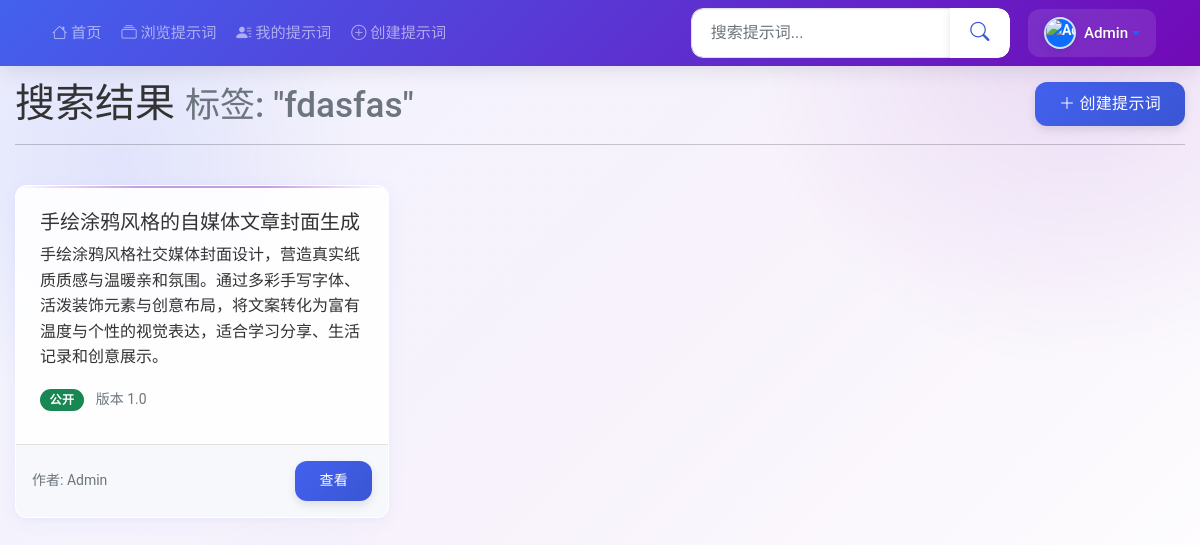
/search?tag=fdasfas (signed in), run on the app's committed database.
### tables this page shows
CREATE TABLE users (
            id INTEGER PRIMARY KEY AUTOINCREMENT,
            username TEXT UNIQUE NOT NULL,
            email TEXT UNIQUE NOT NULL,
            password_hash TEXT NOT NULL,
            is_admin BOOLEAN DEFAULT 0,
            is_banned BOOLEAN DEFAULT 0,
            created_at TIMESTAMP DEFAULT CURRENT_TIMESTAMP
        , avatar_url TEXT);

CREATE TABLE tags (
            id INTEGER PRIMARY KEY AUTOINCREMENT,
            name TEXT UNIQUE NOT NULL,
            created_at TIMESTAMP DEFAULT CURRENT_TIMESTAMP
        );

CREATE TABLE prompts (
            id INTEGER PRIMARY KEY AUTOINCREMENT,
            title TEXT NOT NULL,
            content TEXT NOT NULL,
            description TEXT,
            version TEXT,
            cover_image TEXT,
            created_at TIMESTAMP DEFAULT CURRENT_TIMESTAMP,
            updated_at TIMESTAMP DEFAULT CURRENT_TIMESTAMP,
            user_id INTEGER NOT NULL,
            is_public BOOLEAN DEFAULT 0,
            view_count INTEGER DEFAULT 0,
            share_count INTEGER DEFAULT 0,
            _metadata TEXT,
            FOREIGN KEY (user_id) REFERENCES users (id)
        );

### simple_app.py (the view, shortened to what this page needs)
@app.route('/search')
def search():
    query = request.args.get('q', '')
    tag = request.args.get('tag', '')
    db = get_db()
    if 'user_id' in session:
        user_id = session['user_id']
        if query and tag:
            prompts = db.execute(
                'SELECT DISTINCT p.*, u.username FROM prompts p '
                'JOIN users u ON p.user_id = u.id '
                'JOIN tags_prompts tp ON p.id = tp.prompt_id '
                'JOIN tags t ON tp.tag_id = t.id '
                'WHERE (p.is_public = 1 OR p.user_id = ?) AND t.name = ? '
                'AND (p.title LIKE ? OR p.content LIKE ? OR p.description LIKE ?) '
                'ORDER BY p.created_at DESC',
                (user_id, tag, f'%{query}%', f'%{query}%', f'%{query}%')
            ).fetchall()
        elif tag:
            prompts = db.execute(
                'SELECT DISTINCT p.*, u.username FROM prompts p '
                'JOIN users u ON p.user_id = u.id '
                'JOIN tags_prompts tp ON p.id = tp.prompt_id '
                'JOIN tags t ON tp.tag_id = t.id '
                'WHERE (p.is_public = 1 OR p.user_id = ?) AND t.name = ? '
                'ORDER BY p.created_at DESC',
                (user_id, tag)
            ).fetchall()
        else:
            return redirect(url_for('index'))
        tags = db.execute(
            'SELECT DISTINCT t.* FROM tags t '
            'JOIN tags_prompts tp ON t.id = tp.tag_id '
            'JOIN prompts p ON tp.prompt_id = p.id '
            'WHERE p.is_public = 1 OR p.user_id = ? '
            'ORDER BY t.name',
            (user_id,)
        ).fetchall()
    return render_template('search.html', prompts=prompts, tags=tags, query=query, selected_tag=tag)

### simple_app.py (called while the page is built, shortened)
@app.after_request
def add_cors_headers(response):
    if os.environ.get('ENABLE_CORS', 'False').lower() == 'true':
        response.headers['Access-Control-Allow-Origin'] = os.environ.get('CORS_ORIGIN', '*')
        response.headers['Access-Control-Allow-Methods'] = 'GET, POST, PUT, DELETE, OPTIONS'
        response.headers['Access-Control-Allow-Headers'] = 'Content-Type, Authorization'
    response.headers['X-Content-Type-Options'] = 'nosniff'
    response.headers['X-Frame-Options'] = 'SAMEORIGIN'
    response.headers['X-XSS-Protection'] = '1; mode=block'
    if os.environ.get('HTTPS_ENABLED', 'False').lower() == 'true':
        response.headers['Strict-Transport-Security'] = 'max-age=31536000; includeSubDomains'
    return response

def get_db():
    avatars_dir = os.path.join('static', 'img', 'avatars')
    if not os.path.exists(avatars_dir):
        os.makedirs(avatars_dir)
    db = getattr(g, '_database', None)
    if db is None:
        db = g._database = sqlite3.connect(app.config['DATABASE'])
        db.row_factory = sqlite3.Row
        cursor = db.cursor()
        result = cursor.execute("PRAGMA table_info(users)").fetchall()
        has_avatar_field = any(row[1] == 'avatar_url' for row in result)
    return db

@app.context_processor
def inject_now():
    return {'now': datetime.datetime.now()}

### templates/search.html (shortened to what this page needs)
{% extends 'base.html' %}  {% block content %}
<div class="search-container">
  <div class="row mb-4">
    <div class="col-md-12">
      <div class="d-flex justify-content-between align-items-center">
        <h1 class="mb-0">
          搜索结果 {% if query or selected_tag %}
          <small class="text-muted">
             {% if selected_tag %}标签: "{{
            selected_tag }}"{% endif %}
          </small>
          {% endif %}
        </h1>
        {% if session.user_id %}
        <a href="/create-prompt" class="btn btn-primary">
          <i class="bi bi-plus-lg"></i> 创建提示词
        </a>
        {% endif %}
      </div>
      <hr />
    </div>
  </div>
  <div class="row">
    <div class="col-md-12">
      <div class="row row-cols-1 row-cols-md-2 row-cols-lg-3 g-4">
        {% for prompt in prompts %}
        <div class="col">
          <div class="card h-100">
            <div class="card-body">
              <h5 class="card-title">{{ prompt.title }}</h5>
              <p class="card-text">{{ prompt.description or '无描述' }}</p>
              <div class="mt-2 mb-2">
                <span
                  class="badge {% if prompt.is_public %}bg-success{% else %}bg-secondary{% endif %}"
                >
                  {% if prompt.is_public %}公开{% else %}私有{% endif %}
                </span>
                <small class="text-muted ms-2">版本 {{ prompt.version }}</small>
              </div>
            </div>
            <div
              class="card-footer d-flex justify-content-between align-items-center"
            >
              <small class="text-muted">作者: {{ prompt.username }}</small>
              <a href="/prompts/{{ prompt.id }}" class="btn btn-sm btn-primary"
                >查看</a
              >
            </div>
          </div>
        </div>
        {% endfor %}
      </div>
    </div>
  </div>
</div>
{% endblock %}

### templates/base.html (shortened to what this page needs)
<!DOCTYPE html>
<html lang="zh-CN">
  <head>
    <link
      href="https://cdn.jsdelivr.net/npm/bootstrap@5.1.3/dist/css/bootstrap.min.css"
      rel="stylesheet"
    />
    <link
      rel="stylesheet"
      href="https://cdn.jsdelivr.net/npm/bootstrap-icons@latest/font/bootstrap-icons.css"
    />
    <link
      rel="stylesheet"
      href="{{ url_for('static', filename='css/style.css') }}?v={{ now.timestamp()|int }}"
    />
  </head>
  <body>
    <nav class="navbar navbar-expand-lg navbar-dark fixed-top">
      <div class="container">
        <div class="collapse navbar-collapse" id="navbarNav">
          <ul class="navbar-nav me-auto">
            <li class="nav-item">
              <a
                class="nav-link {% if request.path == '/' %}active{% endif %}"
                href="/"
              >
                <i class="bi bi-house"></i> 首页
              </a>
            </li>
            <li class="nav-item">
              <a
                class="nav-link {% if '/prompts/all' in request.path %}active{% endif %}"
                href="/prompts/all"
              >
                <i class="bi bi-collection"></i> 浏览提示词
              </a>
            </li>
            {% if 'user_id' in session %}
            <li class="nav-item">
              <a
                class="nav-link {% if '/my-prompts' in request.path %}active{% endif %}"
                href="/my-prompts"
              >
                <i class="bi bi-person-lines-fill"></i> 我的提示词
              </a>
            </li>
            <li class="nav-item">
              <a
                class="nav-link {% if '/create' in request.path %}active{% endif %}"
                href="{{ url_for('prompts_create') }}"
              >
                <i class="bi bi-plus-circle"></i> 创建提示词
              </a>
            </li>
            {% endif %}
          </ul>
          <form
            class="search-form d-flex mb-3 mb-lg-0 me-lg-3"
            action="/search"
            method="get"
          >
            <div class="input-group">
              <input
                type="text"
                class="form-control"
                placeholder="搜索提示词..."
                name="q"
                value="{{ request.args.get('q', '') }}"
              />
              <button class="btn" type="submit">
                <i class="bi bi-search"></i>
              </button>
            </div>
          </form>
          <div class="d-flex align-items-center mt-3 mt-lg-0">
            {% if 'user_id' in session %}
            <div class="dropdown w-100">
              <a
                class="nav-link dropdown-toggle d-flex align-items-center py-2"
                href="#"
                id="navbarDropdown"
                role="button"
                data-bs-toggle="dropdown"
                aria-expanded="false"
              >
                <div
                  class="avatar-sm bg-primary text-light rounded-circle d-flex align-items-center justify-content-center me-2"
                >
                  {% if session.avatar_url %}
                  <img
                    src="{{ session.avatar_url }}"
                    alt="{{ session.username }}"
                    class="w-100 h-100 rounded-circle object-fit-cover"
                  />
                  {% else %} {{ session.username[0]|upper }} {% endif %}
                </div>
                <span class="d-inline fw-medium text-white"
                  >{{ session.username }}</span
                >
              </a>
            </div>
            {% else %}
            <div class="d-flex w-100 justify-content-between">
              <a href="/login" class="btn btn-light btn-sm me-2">登录</a>
              <a href="/register" class="btn btn-outline-light btn-sm">注册</a>
            </div>
            {% endif %}
          </div>
        </div>
      </div>
    </nav>
    <main>
      {% block content %}{% endblock %}
    </main>
  </body>
</html>

### templates/search.html (style rules this page uses)
.search-container { max-width: 1240px; margin: 0 auto; padding: 0 15px; }

### data on the page
users: username "Admin"
tags: name "fdasfas"
prompts: title "手绘涂鸦风格的自媒体文章封面生成", description "手绘涂鸦风格社交媒体封面设计，营造真实纸质质感与温暖亲和氛围。通过多彩手写字体、活泼装饰元素与创意布局，将文案转化为富有温度与个性的视觉表达，适合学习分享、生活记录和创意展示。", is_public "公开", version "1.0", username "Admin"
